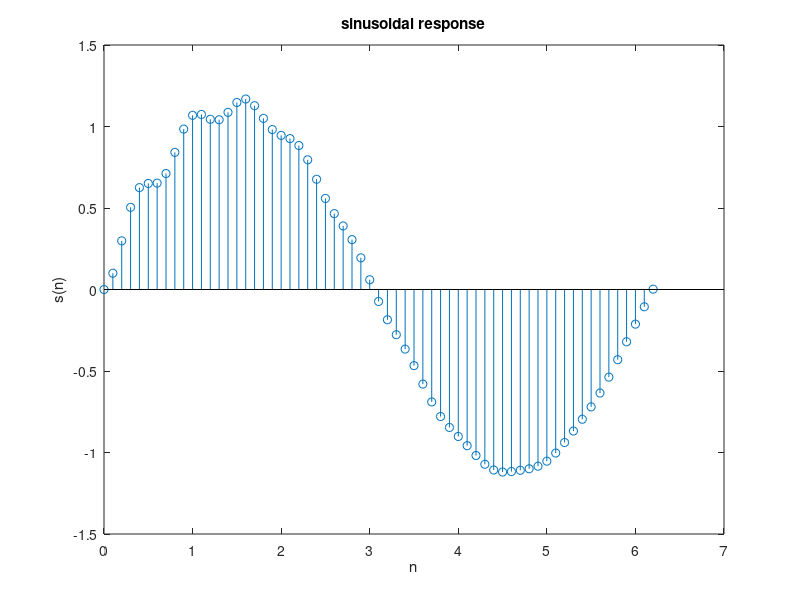

Source code (MATLAB):
close all;
 clear all;
 clc;
b=[1];
a=[1,-1,0.9];
 n=[-20:120];
 t=0:0.1:2*pi;
 x=sin(t);
 s=filter(b,a,x);
 stem(t,s);
 title('sinusoidal response');
 xlabel('n');
 ylabel('s(n)');